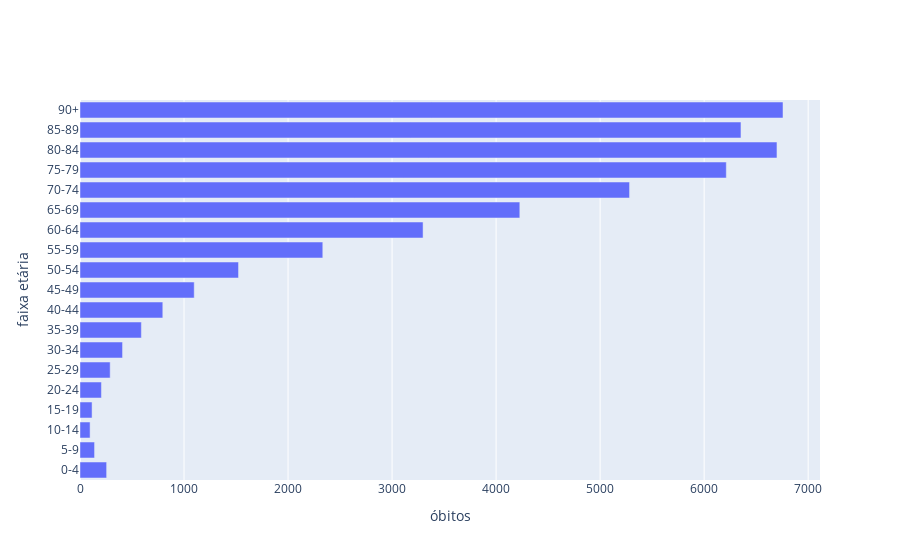

The cell this chart's notebook holds for it:
### Code cell
fig = go.Figure(go.Bar(
            x=values_faixa,
            y=labels_faixa,
            orientation='h',
            hovertemplate = 'faixa %{y} anos<br>óbitos: %{x:s}',
))
fig.update_layout(xaxis_title='óbitos', yaxis_title="faixa etária")
fig.show()

### Figure 1 — Plotly figure (JSON) as saved in the notebook; plotly's stock layout.template omitted (floating-point values rounded to 4 significant figures)
{"data": [{"hovertemplate": "faixa %{y} anos<br>óbitos: %{x:s}", "orientation": "h", "type": "bar", "x": [256, 140, 97, 116, 206, 290, 409, 590, 796, 1098, 1524, 2334, 3298, 4228, 5283, 6213, 6700, 6354, 6758], "y": ["0-4", "5-9", "10-14", "15-19", "20-24", "25-29", "30-34", "35-39", "40-44", "45-49", "50-54", "55-59", "60-64", "65-69", "70-74", "75-79", "80-84", "85-89", "90+"]}], "layout": {"xaxis": {"title": {"text": "óbitos"}}, "yaxis": {"title": {"text": "faixa etária"}}}}
